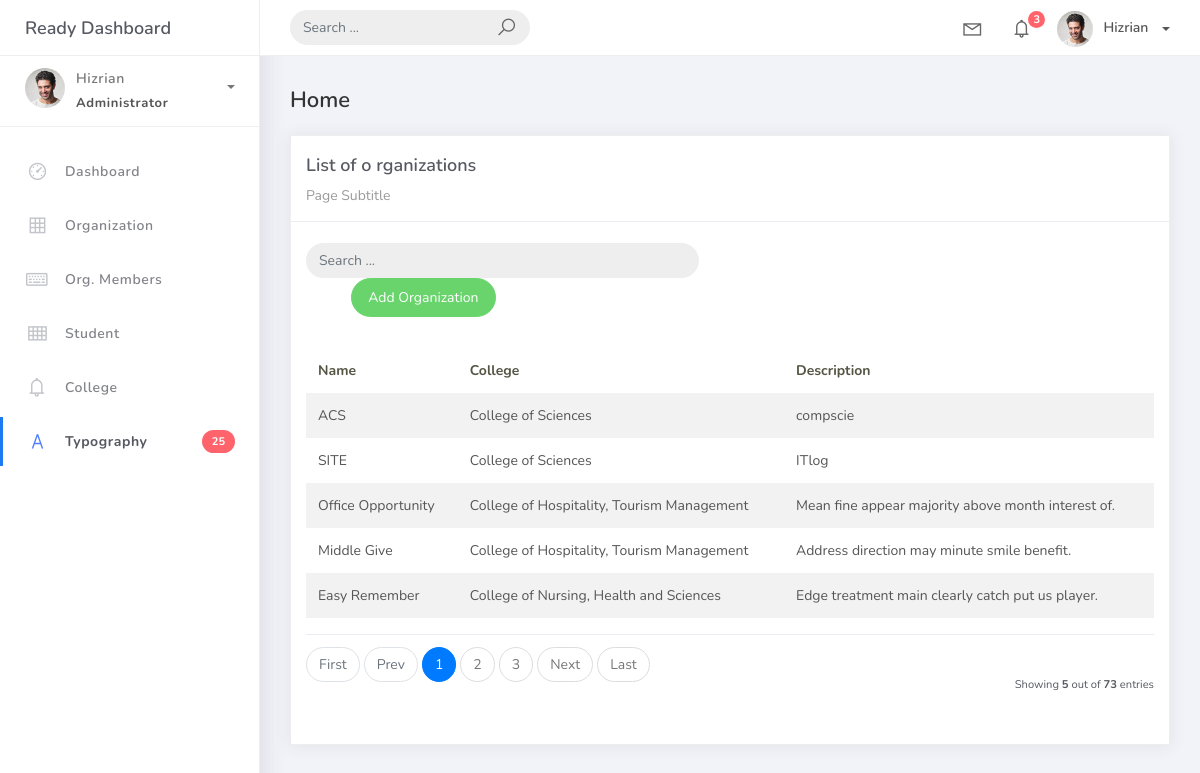
Screenshot of /organization_list with the database file from the repository.
### studentorg/models.py (models this page shows, shortened)
class BaseModel(models.Model):
    created_at = models.DateTimeField(auto_now_add=True, db_index=True)
    updated_at = models.DateTimeField(auto_now=True)
    class Meta:
        abstract = True

class Organization(BaseModel):
    name = models.CharField(max_length=250)
    college = models.ForeignKey(
        College, null=True, blank=True, on_delete=models.CASCADE)
    description = models.CharField(max_length=500)

class College(BaseModel):
    college_name = models.CharField(max_length=150)
    def __str__(self):
        return self.college_name

### studentorg/views.py (the view)
# urls.py: path('organization_list',OrganizationList.as_view(), name='organization-list'),
class OrganizationList(ListView):
    model = Organization
    context_object_name = 'organization'
    template_name = 'org_list.html'
    paginate_by = 5

### templates/org_list.html (shortened to what this page needs)
{% extends 'base.html' %} {% load static %} {% block content %}
<div class="content">
  <div class="container-fluid">
    <h4 class="page-title">Home</h4>
     <div class="row">
      <div class="col-md-12">
        <div class="card">
         <div class="card-header">
           <div class="card-title">List of o rganizations</div>
           <div class="card-category">Page Subtitle</div>
        </div>
        <br />
        <div clas="col-md-12 row">
            <div class="col-md-6">
                <form class="navbar-left navbar-form nav-search mr-md-3" action="">
                    <div class="input-group">
                        <input type="text" placeholder="Search ..." class="form-control" />
                        <div class="input-group-append">
                            <span class="input-group-text">
                            </span>
                        </div>
                    </div>
                </form>
                <div class="col-md-6">
                    <div class="pull-right">
                        <a href="{% url 'organization-add' %}" class="btn btn-success btn-rounded">Add Organization</a>
                    </div>
                </div>
            </div>
        </div>
        <div class="card-body">
        <table class="table table-striped mt-3">
        <thead>
            <tr>
              <th scope="col">Name</th>
              <th scope="col">College</th>
              <th scope="col">Description</th>
            </tr>
            </thead>
            <tbody>
              {% for object in object_list %}
              <tr>
                <td>{{ object.name}}</td>
                <td>{{ object.college }}</td>
                <td>{{ object.description }}</td>
              </tr>
              {% endfor %}
              </tbody>
            </table>
            {% include 'includes/pagination.html' %}
           </div>
          </div>
        </div>
      </div>
    </div>
</div>
{% endblock %}

### rows the page displays
Organization: name "ACS", college "College of Sciences", description "compscie"
Organization: name "SITE", college "College of Sciences", description "ITlog"
Organization: name "Office Opportunity", college "College of Hospitality, Tourism Management", description "Mean fine appear majority above month interest of."
Organization: name "Middle Give", college "College of Hospitality, Tourism Management", description "Address direction may minute smile benefit."
Organization: name "Easy Remember", college "College of Nursing, Health and Sciences", description "Edge treatment main clearly catch put us player."

### other values shown
{{ page_num }} "1"
{{ page_num }} "2" "3"
{{ object_list.count }} "5"
{{ paginator.count }} "73"
